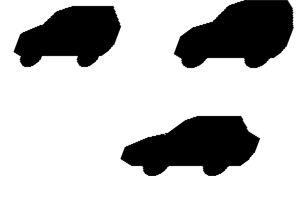
#> input picture util/Sprite-00012.png, 300 x 200 px
$ python -i pixel_vertical_shear.py   (imports and definitions only)
#> lines starting #> are read from the running program, lines starting #| are printed output that depends on the picture
import os
from tkinter import Tk, Label
from tkinterdnd2 import DND_FILES, TkinterDnD
from PIL import Image

def process_image_vertical(file_path):
#> called with file_path = 'Sprite-00012.png'
    try:
        # 파일 경로 정제
        path = file_path.strip('{}')
        if not path.lower().endswith(('.png', '.jpg', '.jpeg', '.bmp')):
            print("지원하지 않는 파일 형식입니다.")
            return

        with Image.open(path) as img:
#> img is the input picture: PIL image 300x200 RGBA; mean R, G, B, A 0, 0, 0, 66.3
            img = img.convert("RGBA")
            width, height = img.size
#> width = 300; height = 200

            # 새 이미지 높이 계산: 원본 높이 + (너비 - 1) 만큼 위로 밀리게 됨
            new_height = height + (width - 1)
#> new_height = 499
            new_img = Image.new("RGBA", (width, new_height), (0, 0, 0, 0))
#> new_img: PIL image 300x499 RGBA; every value is 0

            for x in range(width):
                # 맨 왼쪽 줄(x=0)이 가장 아래(그대로)
                # 오른쪽으로 갈수록 위로 이동 (offset 증가)
                # y좌표에 (width - 1 - x)를 더해주면 상대적으로 위로 올라가는 효과
                offset = (width - 1) - x

                for y in range(height):
                    pixel = img.getpixel((x, y))
                    # offset만큼 위쪽 좌표에 픽셀을 배치
                    new_img.putpixel((x, y + offset), pixel)
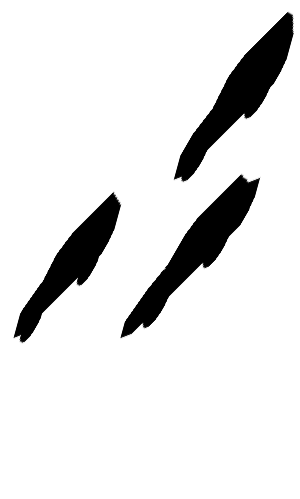
#> new_img: PIL image 300x499 RGBA; mean R, G, B, A 0, 0, 0, 26.6; transparent parts drawn white

            # 저장 경로 설정 (_v_edit 붙이기)
            dir_name = os.path.dirname(path)
            base_name = os.path.splitext(os.path.basename(path))[0]
            save_path = os.path.join(dir_name, f"{base_name}_v_edit.png")

            new_img.save(save_path)
            print(f"저장 완료: {save_path}")
            label.config(text=f"완료: {base_name}_v_edit.png", fg="blue")

    except Exception as e:
        print(f"에러 발생: {e}")
#> (the run stopped early here; a loop or call above may not have finished)

$ run again, on util/tile03_edit.png
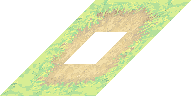
#> input picture util/tile03_edit.png, 191 x 96 px
#> in process_image_vertical, img is the input picture: PIL image 191x96 RGBA; mean R, G, B, A 93.9, 98.4, 68.4, 113.9
#> after the loop in process_image_vertical, `for x in range(width):`:
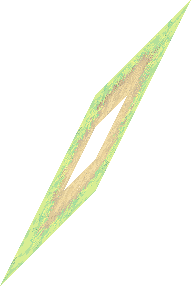
#> new_img: PIL image 191x286 RGBA; mean R, G, B, A 31.5, 33, 22.9, 38.2; transparent parts drawn white
